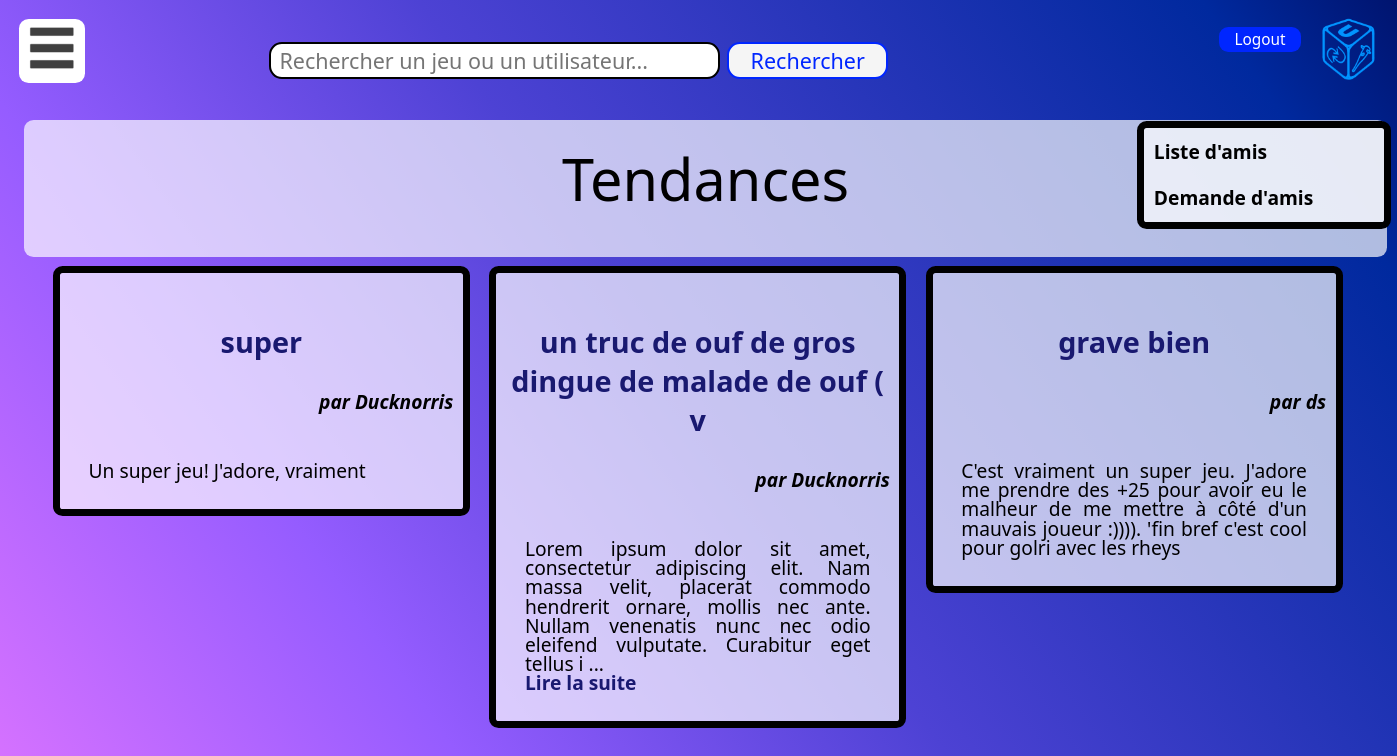
Before: /home.php (signed in) with the older database file.
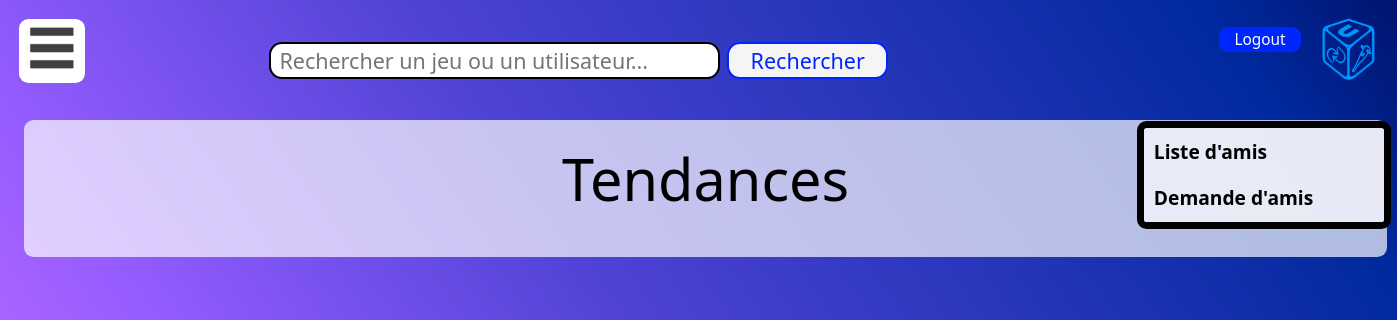
After: the same page with the newer database file.
### tables this page shows
CREATE TABLE critiques (
  id INT PRIMARY KEY NOT NULL AUTO_INCREMENT,
  id_utilisateur INT NOT NULL,
  id_jeu INT NOT NULL,
  nom VARCHAR(50),
  note INT,
  content VARCHAR(5000),
  date_crit DATE DEFAULT current_timestamp(),

  FOREIGN KEY (id_utilisateur) REFERENCES utilisateur(id),
  FOREIGN KEY (id_jeu) REFERENCES jeux(id)
);

### home.php (the view, shortened to what this page needs)
<!DOCTYPE html>
<link rel="stylesheet" type="text/css" href="style_site.css">
  <html lang="fr" dir="ltr" class="cover">
    <head>
    </head>
    <body>
      <?php
        include 'header.php';
      ?>
      <div class="corps">
          <div class="titre_page">Tendances</div>
          <?php
              $db = new PDO("mysql:host=localhost;dbname=projetifd;charset=utf8","root","");
              $nb_displayed=0;
              echo'<ul class="home">';
              $req_critics = $db->prepare("SELECT critiques.id AS crit, date_crit,SUM(link_utilisateur_score.value) AS up,critiques.content AS contenu,critiques.nom AS nom_critique,jeux.nom AS nom_jeu,pseudo
FROM critiques INNER JOIN link_utilisateur_score ON critiques.id = link_utilisateur_score.id_critiques INNER JOIN utilisateur ON link_utilisateur_score.id_utilisateur = utilisateur.id INNER JOIN jeux ON critiques.id_jeu = jeux.id
GROUP BY critiques.id ORDER BY date_crit DESC, up DESC");
              $req_critics->execute();
              $line = $req_critics->fetch();
              while($line && $nb_displayed<3){
                  $crit_display = str_split($line['contenu'],200);
                  echo '
                <li class="rubrique">
                    <div class="titre_rubrique"><a href="critique.php?id= '.$line['crit'].'"><br>',$line['nom_critique'],'</a></div><br>
                    <div class="nom_auteur">par ',$line['pseudo'],'</div><br>
                    <p class="texte_corps">',$crit_display[0];
                  if(strlen($line['contenu'])>200){
                      echo '
                        ...<a href="critique.php?id= '.$line['crit'].'"><br> Lire la suite</a></p>
                    </li>
                  ';
                  } else{
                      echo '</p></li>';
                  }
                  $nb_displayed++;
                  $line = $req_critics->fetch();
              }
              echo '</ul>';
          ?>
      </div>
    </body>
</html>

### header.php (shortened to what this page needs)
<link rel="stylesheet" type="text/css" href="style_site.css">
<div id="header">
  <?php
    if($_SESSION['login']){
      include 'usert.php';
      echo '
        <nav>
            <ul>
                <li><a href="#"><img src="arts/menus/menus_icone.png" width="50"> </a>
                  <ul class="sous">
                    <li><div class="title">Jeux</div></li>
                    <li><a href="games_display.php">Tout les jeux</a></li>
                    <li><a href="random.php?content=1">Découvrir un jeu</a></li>
                    <li><a href="#">Rechercher un jeu</a></li>
                    <li><a href="input_game.php">Ajouter un jeu</a></li>
                    <li><div class="title">Critiques</div></li>
                    <li><a href="last.php">Dernière critique</a></li>
                    <li><a href="random.php?content=2">Critique aléatoire</a></li>
                    <li><a href="home.php">Critiques tendances</a></li>
                    <li><a href="critics_input.php">Ajouter une critique</a></li>
                    <li><div class="title">'.$_SESSION['pseudo'].'</div></li>
                    <li><a href="profile.php?id='.$_SESSION['id'].'">Profil</a></li>
                    <li><a href="stats.php">Statistiques du site</a></li>
                    <li><a href="logout.php">Se déconnecter</a></li>
                    <li><a href="delete.php">Supprimer son compte</a></li>
                  </ul>
                </li>
            </ul>
        </nav>
         <form action="logout.php"> <div class="form_header">',
           $_SESSION['pseudo'],'         <input type="submit" class="bouton_log_sign" value="Logout"/> </div> <a href="home.php"><img src="arts/logo/logo_site_ifd.png" id="logo"></a>
         </form>
         <form method="post" action="search.php" class="barre_recherche" >
             <label for="recherche"></label>
             <input name="recherche" type="text" placeholder="Rechercher un jeu ou un utilisateur..."/>
             <button type="submit">Rechercher</button>
         </form>
        ';
    }else{
      header('location: login.php');
    }
  ?>
</div>

### usert.php (shortened to what this page needs)
<link rel="stylesheet" type="text/css" href="style_site.css">
<div class="liste_amis">
    <h2>Liste d'amis</h2>
        <p>
        </p>
    <h2>Demande d'amis</h2>
</div>

### style_site.css (style rules this page uses)
body { font-family: "Segoe UI", serif; font-size: 1.5em; padding: 1em; }
p { text-align: justify; text-justify: inter-word; line-height: 1em; }
h2 { color:black; font-size:1.5em; font-weight: bold; margin:0; }
input[type=text],input[type=password],input[type=email],input[type=date],textarea { border-radius:0.6em 0.6em 0.6em 0.6em; font-size:0.8em; }
input[type=text] { padding-left: 0.4em; border: solid black 0.1em; }
.cover { background: linear-gradient(55deg, #d973ff 0, #955cff 25%, #4d42d4 50%, #00299e 90%, #00146f 100%); background-size: cover; background-attachment: fixed; }
.barre_recherche { position:absolute; top:1.5em; left:10em; font-size:1.4em; }
.barre_recherche input { padding:0.1em 0.4em 0.1em 0.4em; width:20em; }
.barre_recherche button { border-radius:0.6em 0.6em 0.6em 0.6em; background-color:whitesmoke; color:#0026FF; border-style:solid; border-color:#0026FF; padding: 0.1em 1em 0.1em 1em; font-size:0.8em; margin-bottom:auto; }
.liste_amis { position:fixed; right:0.3em; top:6.3em; width:11.5em; padding: 0.5em; text-align: left; line-height:150%; font-size:1em; background-color: rgba(255,255,255,0.69); border-width:0.4em; border-color:black; border-style:solid; border-top-left-radius: 0.5em 0.5em; border-top-right-radius: 0.5em 0.5em; border-bottom-right-radius: 0.5em 0.5em; border-bottom-left-radius: 0.5em 0.5em; }
.liste_amis h2 { font-size:1em; }
.liste_amis p { font-size:0.7em; line-height:1.3em; color:black; font-weight:bold; }
.corps { color:black; font-size:0.8em; padding:1em; font-family: "Segoe UI",serif; width:69em; margin: auto; margin-top: 5em; background-color: rgba(255,255,255,0.69); border-top-left-radius: 0.5em 0.5em; border-top-right-radius: 0.5em 0.5em; border-bottom-right-radius: 0.5em 0.5em; border-bottom-left-radius: 0.5em 0.5em; }
.titre_page { text-align:center; color:black; font-size:3em; }
#header { text-align:right; top:0; right:0; font-size:0.8em; color:white; }
#logo { position:absolute; right:0; margin:auto; top:0; width:5em; }
.bouton_log_sign { border-radius:0.6em 0.6em 0.6em 0.6em; background-color:#0026FF; color:white; padding: 0.1em 1em 0.1em 1em; border:none; font-size:0.8em; }
.form_header { position:absolute; right:5em; }
a:link { color: white; text-decoration:none; }
* { margin: 0; padding: 0; font-family: "Segoe UI", serif; }
nav { margin:0; padding:0; border-radius:0.5em 0.5em 0.5em 0.5em; background-color: white; position: absolute; left:1em; top: 1em; }
nav ul { list-style-type: none; }
nav ul li { float: left; width: 100%; text-align: center; position: relative; }
nav ul::after { display: table; clear: both; }
nav a { display: block; text-decoration: none; color: black; border-bottom: 0 solid transparent; border-bottom-left-radius: 0.2em; border-bottom-right-radius: 0.2em; padding: 0.2em 0.4em; }
.texte_corps { margin:1em; }
.titre_rubrique { text-align:center; font-size:1.5em; font-weight:bold; }
.nom_auteur { text-align:right; font-size:1em; font-weight: bold; font-style:italic; }
.rubrique { margin:0.5em; padding: 0.5em; border-width:0.4em; border-color:black; border-style:solid; border-top-left-radius: 0.5em 0.5em; border-top-right-radius: 0.5em 0.5em; border-bottom-right-radius: 0.5em 0.5em; border-bottom-left-radius: 0.5em 0.5em; }
li.rubrique { width:20em; }
.home { list-style-type: none; margin-top:1em; }
.home li { float:left; top:1em; position:relative; background-color: rgba(255,255,255,0.69); }
.corps a:link { color:midnightblue; font-weight: bolder; text-decoration: none; }

Changed rows visible on the page:
removed critiques: nom "super", pseudo "Ducknorris", content "Un super jeu! J'adore, vraiment"
removed critiques: nom "un truc de ouf de gros dingue de malade de ouf ( v", pseudo "Ducknorris", content "Lorem ipsum dolor sit amet, consectetur adipiscing elit. Nam massa velit, placerat commodo hendrerit ornare, mollis nec ante. Nullam venenatis nunc nec odio eleifend vulputate. Curabitur eget tellus i"
removed critiques: nom "grave bien", pseudo "ds", content "C'est vraiment un super jeu. J'adore me prendre des +25 pour avoir eu le malheur de me mettre à côté d'un mauvais joueur :)))). 'fin bref c'est cool pour golri avec les rheys"
